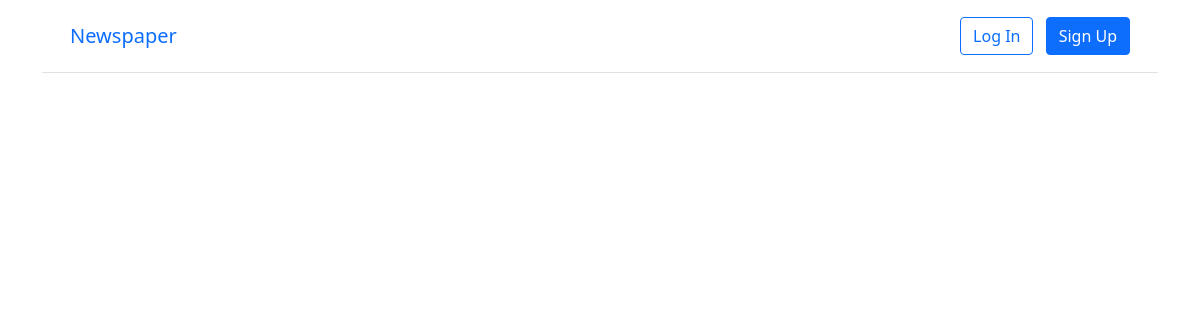
The page /articles/ on the database as committed earlier.
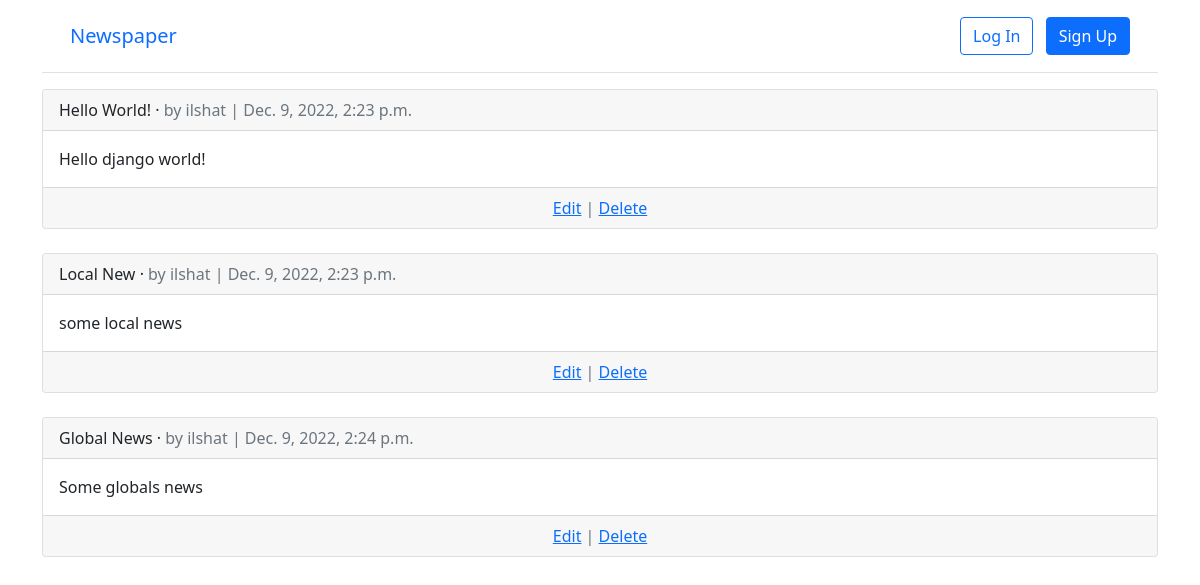
The same page on the database as committed later.
### articles/models.py (models this page shows, shortened)
class Article(models.Model):
    title = models.CharField(max_length=255)
    body = models.TextField()
    date = models.DateTimeField(auto_now_add=True)
    author = models.ForeignKey(
        settings.AUTH_USER_MODEL,
        on_delete=models.CASCADE,
    )

### accounts/models.py (models this page shows)
class CustomUser(AbstractUser):
    age = models.PositiveIntegerField(null=True, blank=True)

### articles/views.py (the view)
# urls.py: path("", ArticleListView.as_view(), name="article_list"),
class ArticleListView(ListView):
    model = Article
    template_name = "article_list.html"

### templates/article_list.html (shortened to what this page needs)
{% extends "base.html" %}
{% block content %}
{% for article in article_list %}
    <div class="card">
        <div class="card-header">
            <span class="font-weight-bold">{{ article.title }}</span> &middot;
            <span class="text-muted">by {{ article.author }} |
            {{ article.date }}</span>
        </div>
        <div class="card-body">
            {{ article.body }}
        </div>
        <div class="card-footer text-center text-muted">
            <a href="#">Edit</a> | <a href="#">Delete</a>
        </div>
    </div>
    <br />
{% endfor %}
{% endblock content %}

### templates/base.html (shortened to what this page needs)
<!doctype html>
<html lang="en">
  <head>
    <link href="https://cdn.jsdelivr.net/npm/bootstrap@5.1.3/dist/css/bootstrap.min.css" rel="stylesheet">
  </head>
  <body>
    <body>
        <div class="container">
          <header class="p-3 mb-3 border-bottom">
            <div class="container">
              <div class="d-flex flex-wrap align-items-center justify-content-center
                justify-content-lg-start">
                <a class="navbar-brand" href="{% url 'home' %}">Newspaper</a>
                {% if user.is_authenticated %}
                  <li><a href="#" class="nav-link px-2 link-dark">+ New</a></li>
                </ul>
                <div class="dropdown text-end">
                  <a href="#" class="d-block link-dark text-decoration-none dropdown-toggle"
                    id="dropdownUser1" data-bs-toggle="dropdown" aria-expanded="false">
                    {{ user.username }}
                  </a>
                  <ul class="dropdown-menu text-small" aria-labelledby="dropdownUser1">
                    <li><a class="dropdown-item" href="{% url 'password_change'%}">
                      Change password</a></li>
                    <li><a class="dropdown-item" href="{% url 'logout' %}">Log Out</a></li>
                  </ul>
                </div>
                {% else %}
                <div class="text-end">
                  <a href="{% url 'login' %}" class="btn btn-outline-primary me-2">Log In</a>
                  <a href="{% url 'signup' %}" class="btn btn-primary">Sign Up</a>
                </div>
                {% endif %}
              </div>
            </div>
          </header>
          <main>
            {% block content %}
            {% endblock content %}
          </main>
        </div>
  </body>
</html>

Rows that differ between the two databases and show on the page:
added Article: title "Hello World!", author "ilshat", date "Dec. 9, 2022, 2:23 p.m.", body "Hello django world!"
added Article: title "Local New", author "ilshat", date "Dec. 9, 2022, 2:23 p.m.", body "some local news"
added Article: title "Global News", author "ilshat", date "Dec. 9, 2022, 2:24 p.m.", body "Some globals news"
